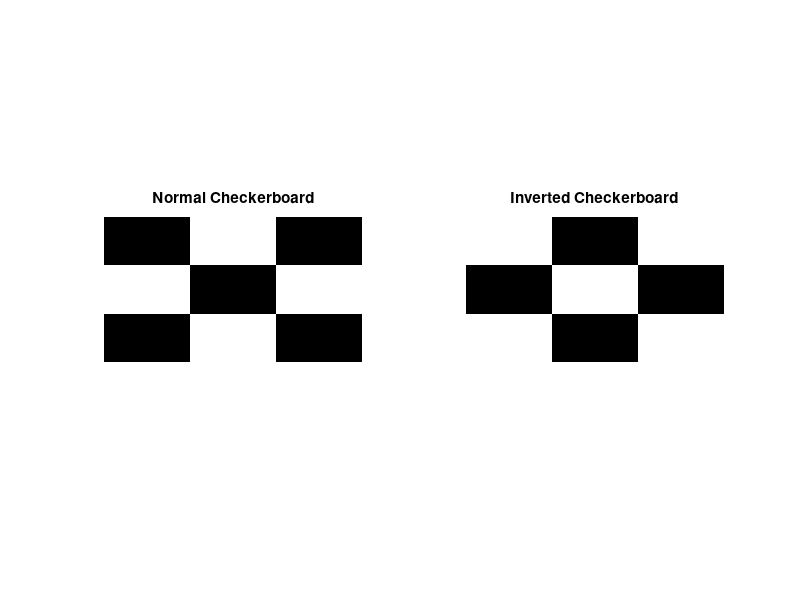

Source code (MATLAB):
% Target image resolution (16:9)
img_width = 1280;
img_height = 720;

% Desired number of checks (change to match spatial frequency)
n_checks_x = 3;
n_checks_y = 3;

% Integer check size (ensures clean tiling)
checker_size_x = floor(img_width / n_checks_x);
checker_size_y = floor(img_height / n_checks_y);

% Recalculate image size that will be created
final_width = checker_size_x * n_checks_x;
final_height = checker_size_y * n_checks_y;

% Generate base checkerboard pattern
[X, Y] = meshgrid(1:n_checks_x, 1:n_checks_y);
pattern = mod(X + Y, 2);

% Upsample to pixel resolution
checkerboard_normal = kron(pattern, ones(checker_size_y, checker_size_x));

% Pad to target size if needed
padded_checkerboard = zeros(img_height, img_width);
padded_checkerboard(1:final_height, 1:final_width) = checkerboard_normal(1:final_height, 1:final_width);

% Create inverted version
checkerboard_inverted = 1 - padded_checkerboard;

% % Save images
% imwrite(padded_checkerboard, 'checkerboard_normal_big.png');
% imwrite(checkerboard_inverted, 'checkerboard_inverted_big.png');

% Display
figure;
subplot(1,2,1);
imshow(padded_checkerboard, []);
title('Normal Checkerboard');

subplot(1,2,2);
imshow(checkerboard_inverted, []);
title('Inverted Checkerboard');
